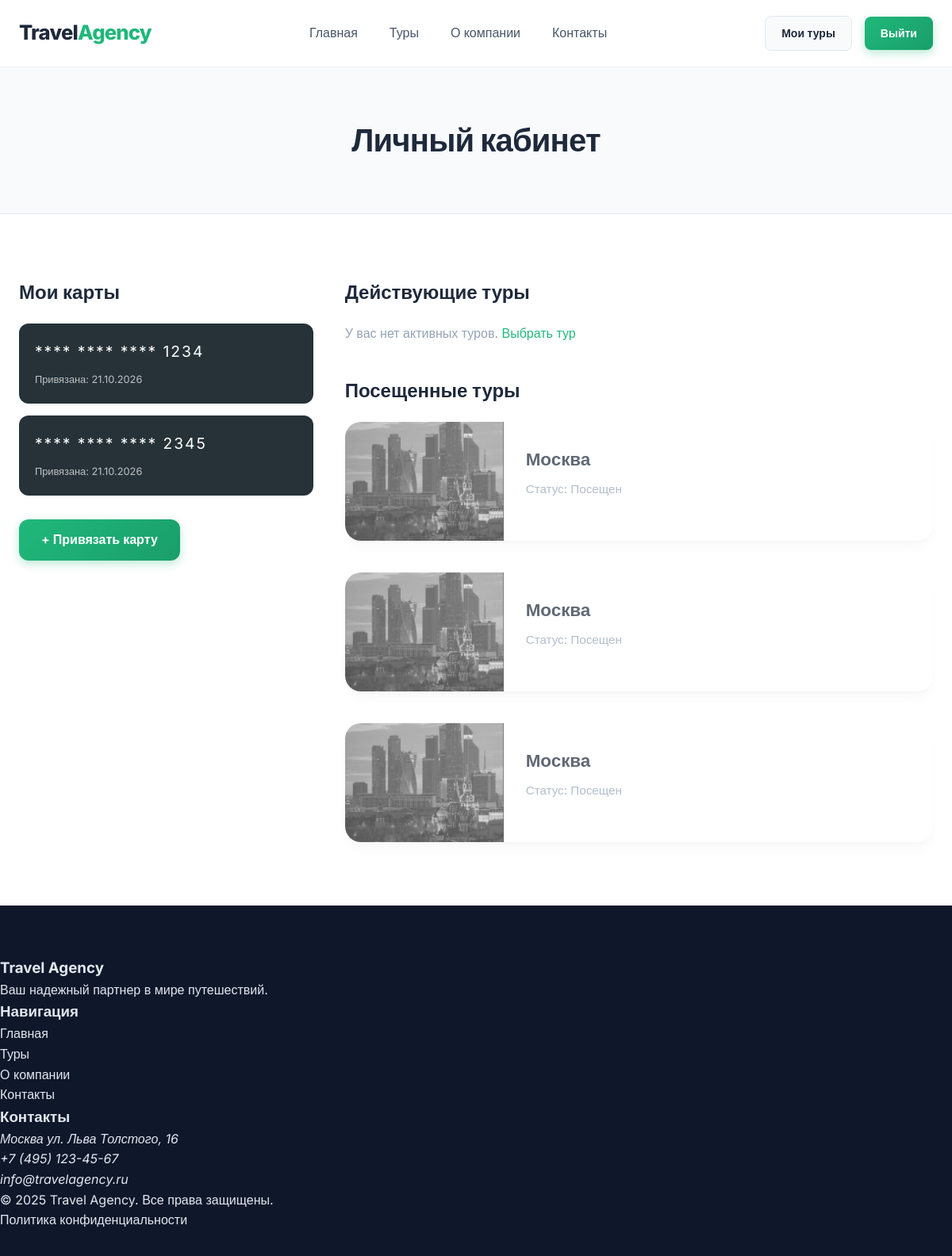
The app's page /my-tours/ (signed in) with its own data.
### travel_agent/models.py (models this page shows, shortened)
class Card(models.Model):
    user = models.ForeignKey(User, on_delete=models.CASCADE, related_name='cards', verbose_name="Пользователь")
    masked_number = models.CharField(max_length=20, verbose_name="Маскированный номер")
    created_at = models.DateTimeField(auto_now_add=True, verbose_name="Дата привязки")
    class Meta:
        verbose_name = "Карта"
        verbose_name_plural = "Карты"

class UserTour(models.Model):
    STATUS_CHOICES = (
        ('active', 'Действующий'),
        ('visited', 'Посещенный'),
    )
    user = models.ForeignKey(User, on_delete=models.CASCADE, related_name='user_tours', verbose_name="Пользователь")
    tour = models.ForeignKey(Tour, on_delete=models.CASCADE, verbose_name="Тур")
    status = models.CharField(max_length=10, choices=STATUS_CHOICES, default='active', verbose_name="Статус")
    purchase_date = models.DateTimeField(auto_now_add=True, verbose_name="Дата покупки")
    class Meta:
        verbose_name = "Купленный тур"
        verbose_name_plural = "Купленные туры"

class Tour(models.Model):
    title = models.CharField(max_length=200, verbose_name="Название тура")
    category = models.ForeignKey(Category, on_delete=models.CASCADE, related_name='tours', verbose_name="Категория")
    description = models.TextField(verbose_name="Описание")
    price = models.DecimalField(max_digits=10, decimal_places=2, verbose_name="Цена")
    duration = models.PositiveIntegerField(default=7, verbose_name="Длительность (ночей)")
    image = models.ImageField(upload_to='tours/', blank=True, null=True, verbose_name="Изображение")
    is_active = models.BooleanField(default=True, verbose_name="Активен")
    class Meta:
        verbose_name = "Тур"
        verbose_name_plural = "Туры"

### travel_agent/views.py (the view)
# urls.py: path('my-tours/', views.my_tours_view, name='my_tours'),
@login_required
def my_tours_view(request):
    user_tours = UserTour.objects.filter(user=request.user).order_by('-purchase_date')
    active_tours = user_tours.filter(status='active')
    visited_tours = user_tours.filter(status='visited')
    cards = Card.objects.filter(user=request.user)
    return render(request, 'my_tours.html', {
        'active_tours': active_tours,
        'visited_tours': visited_tours,
        'cards': cards
    })

### travel/templates/my_tours.html (shortened to what this page needs)
{% extends 'base.html' %}
{% block content %}
<section class="page-header section">
    <div class="container">
        <h1 class="page-header__title">Личный кабинет</h1>
    </div>
</section>
<section class="section">
    <div class="container">
        <div style="display: flex; gap: 40px; flex-wrap: wrap;">
            <div style="flex: 1; min-width: 300px;">
                <h2 style="margin-bottom: 20px; color: var(--color-secondary);">Мои карты</h2>
                {% if cards %}
                    <ul style="list-style: none; padding: 0;">
                        {% for card in cards %}
                            <li style="background: #263238; color: white; padding: 20px; border-radius: 12px; margin-bottom: 15px; box-shadow: var(--shadow);">
                                <p style="font-size: 1.2rem; letter-spacing: 2px; margin-bottom: 10px;">{{ card.masked_number }}</p>
                                <p style="font-size: 0.8rem; opacity: 0.7;">Привязана: {{ card.created_at|date:"d.m.Y" }}</p>
                            </li>
                        {% endfor %}
                    </ul>
                {% else %}
                    <p style="color: var(--color-text-light);">У вас пока нет привязанных карт.</p>
                {% endif %}
                <a href="{% url 'add_card' %}" class="button button_theme_primary" style="margin-top: 15px;">+ Привязать карту</a>
            </div>
            <div style="flex: 2; min-width: 300px;">
                <h2 style="margin-bottom: 20px; color: var(--color-secondary);">Действующие туры</h2>
                {% if active_tours %}
                    <div class="tours-grid" style="grid-template-columns: 1fr;">
                        {% for ut in active_tours %}
                            <div class="tour-card" style="display: flex; flex-direction: row; align-items: center;">
                                {% if ut.tour.image %}
                                    <img src="{{ ut.tour.image.url }}" alt="{{ ut.tour.title }}" class="tour-card__image" style="width: 200px; height: 150px; object-fit: cover;">
                                {% endif %}
                                <div class="tour-card__content">
                                    <h3 class="tour-card__title">{{ ut.tour.title }}</h3>
                                    <p class="tour-card__desc">Куплен: {{ ut.purchase_date|date:"d.m.Y" }}</p>
                                    <form action="{% url 'complete_tour' ut.id %}" method="POST" style="margin-top: 10px;">
                                        {% csrf_token %}
                                        <button type="submit" class="button button_theme_secondary button_size_s">Завершить тур</button>
                                    </form>
                                </div>
                            </div>
                        {% endfor %}
                    </div>
                {% else %}
                    <p style="color: var(--color-text-light);">У вас нет активных туров. <a href="{% url 'tour_list' %}" style="color: var(--color-primary);">Выбрать тур</a></p>
                {% endif %}
                <h2 style="margin-top: 40px; margin-bottom: 20px; color: var(--color-secondary);">Посещенные туры</h2>
                {% if visited_tours %}
                    <div class="tours-grid" style="grid-template-columns: 1fr;">
                        {% for ut in visited_tours %}
                            <div class="tour-card" style="display: flex; flex-direction: row; align-items: center; opacity: 0.7;">
                                {% if ut.tour.image %}
                                    <img src="{{ ut.tour.image.url }}" alt="{{ ut.tour.title }}" class="tour-card__image" style="width: 200px; height: 150px; object-fit: cover; filter: grayscale(100%);">
                                {% endif %}
                                <div class="tour-card__content">
                                    <h3 class="tour-card__title">{{ ut.tour.title }}</h3>
                                    <p class="tour-card__desc">Статус: Посещен</p>
                                </div>
                            </div>
                        {% endfor %}
                    </div>
                {% else %}
                    <p style="color: var(--color-text-light);">Вы пока не посетили ни одного тура.</p>
                {% endif %}
            </div>
        </div>
    </div>
</section>
{% endblock %}

### static/css/style.css (style rules this page uses)
:root { --color-primary: #20B87B; --color-primary-dark: #1A9E6A; --color-gradient: linear-gradient(135deg, #20B87B 0%, #1A9E6A 100%); --color-secondary: #1E293B; --color-text: #475569; --color-text-light: #94A3B8; --color-bg: #FFFFFF; --color-bg-light: #F8FAFC; --color-border: #E2E8F0; --color-error: #EF4444; --color-error-bg: #FEF2F2; --color-success: #10B981; --color-success-bg: #ECFDF5; --font-family: 'Inter', sans-serif; --shadow-sm: 0 1px 3px rgba(0, 0, 0, 0.05), 0 1px 2px rgba(0, 0, 0, 0.03); --shadow-md: 0 10px 15px -3px rgba(0, 0, 0, 0.05), 0 4px 6px -2px rgba(0, 0, 0, 0.025); --shadow-lg: 0 20px 25px -5px rgba(0, 0, 0, 0.08), 0 10px 10px -5px rgba(0, 0, 0, 0.04); --radius: 12px; --radius-lg: 20px; --transition: 0.3s cubic-bezier(0.4, 0, 0.2, 1); }
*, *::before, *::after { box-sizing: border-box; margin: 0; padding: 0; }
html { scroll-behavior: smooth; }
body { font-family: var(--font-family); color: var(--color-text); background-color: var(--color-bg); line-height: 1.6; font-size: 16px; -webkit-font-smoothing: antialiased; }
img { max-width: 100%; height: auto; display: block; }
a { color: inherit; text-decoration: none; }
ul, ol { list-style: none; }
.container { max-width: 1200px; margin: 0 auto; padding: 0 24px; }
.section { padding: 80px 0; }
.button { display: inline-flex; align-items: center; justify-content: center; gap: 0.5rem; padding: 0.8rem 1.75rem; border: none; border-radius: var(--radius); font-family: inherit; font-size: 1rem; font-weight: 600; cursor: pointer; transition: all var(--transition); text-decoration: none; }
.button_theme_primary { background: var(--color-gradient); color: #FFFFFF; box-shadow: 0 4px 12px rgba(32, 184, 123, 0.3); }
.tours-grid { display: grid; grid-template-columns: repeat(auto-fit, minmax(320px, 1fr)); gap: 2.5rem; }
.tour-card { background: #FFFFFF; border-radius: var(--radius-lg); overflow: hidden; box-shadow: var(--shadow-md); transition: all var(--transition); display: flex; flex-direction: column; }
.tour-card__image { width: 100%; height: 240px; object-fit: cover; transition: transform 0.5s ease; }
.tour-card__content { padding: 1.75rem; display: flex; flex-direction: column; flex: 1; }
.tour-card__title { font-size: 1.4rem; font-weight: 700; color: var(--color-secondary); margin-bottom: 0.5rem; }
.tour-card__desc { color: var(--color-text-light); font-size: 0.95rem; margin-bottom: 1.5rem; flex: 1; }
.page-header { background: var(--color-bg-light); padding: 60px 0; text-align: center; border-bottom: 1px solid var(--color-border); }
.page-header__title { font-size: 2.5rem; font-weight: 800; color: var(--color-secondary); letter-spacing: -0.02em; }

### records on screen
Card: masked_number "**** **** **** 1234", created_at "21.10.2026"
Card: masked_number "**** **** **** 2345", created_at "21.10.2026"
UserTour: tour.image (picture), tour "Москва"
UserTour: tour.image (picture), tour "Москва"
UserTour: tour.image (picture), tour "Москва"
